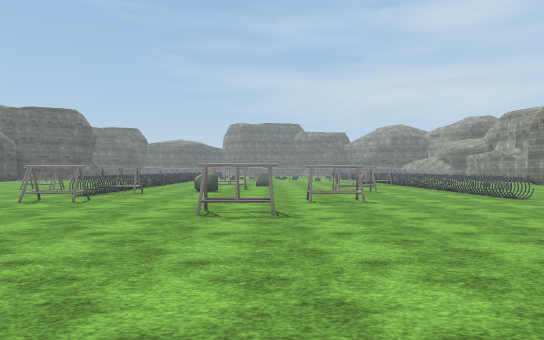
view 1 (above)

17 first-person views from a walk through a 3-D level made in the Unity game engine. The camera is 1.3 m above the floor, looks level and sees 70° across. The floor is counted in squares, 2 m on a side. Each view is taken from the middle of a square. On the plan, view 1 faces up. The plan holds only what a view shows up to about 11 squares ahead; the rest is blank. The place goes on beyond the plan. The terrain is drawn as flat ground. The player is left out. Surface patterns are stand-ins for the level's own textures.

view 2
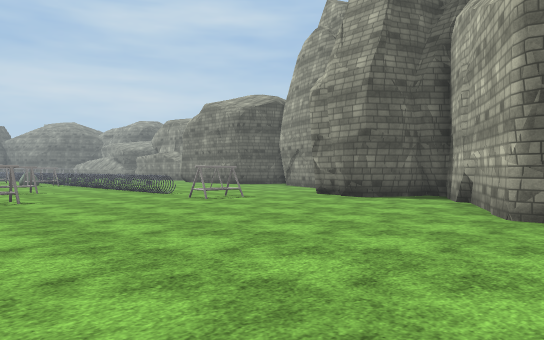

view 3
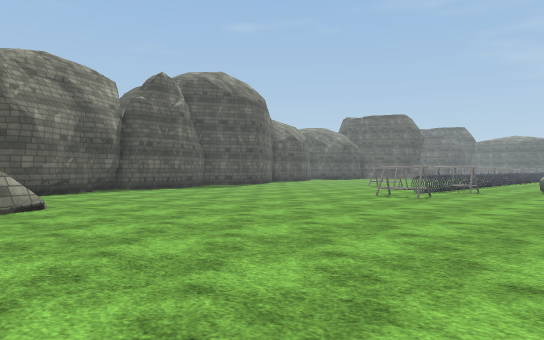

view 4
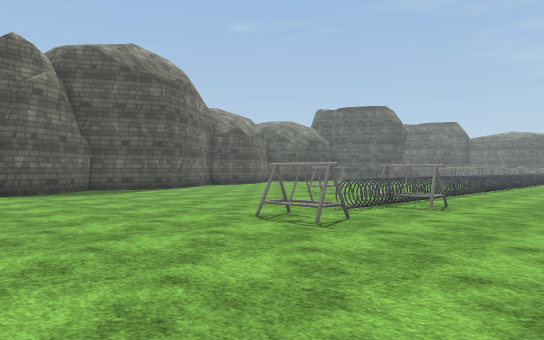

view 5
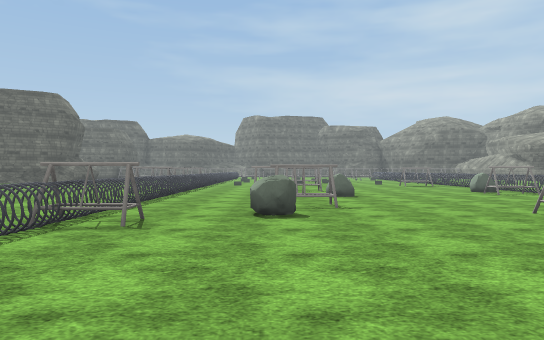

view 6
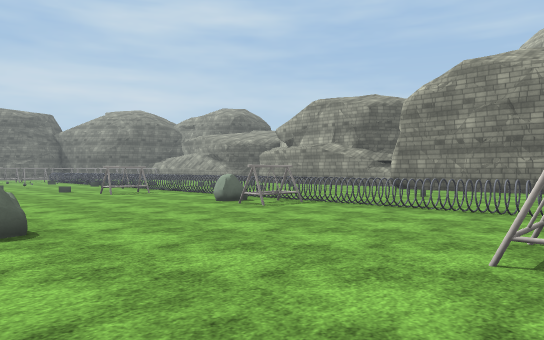

view 7
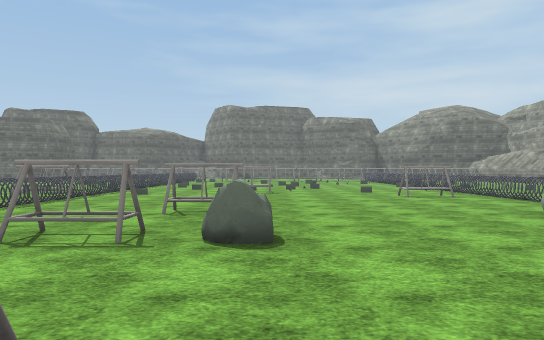

view 8
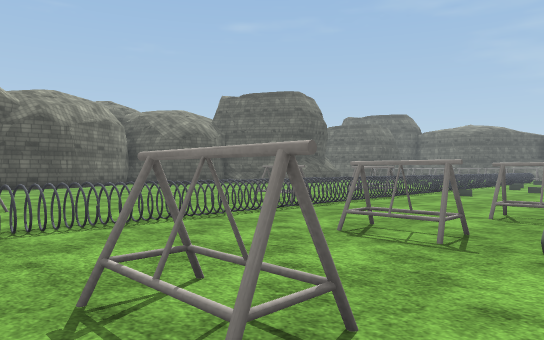

view 9
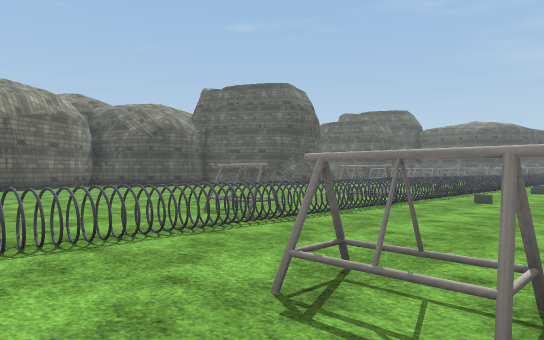

view 10
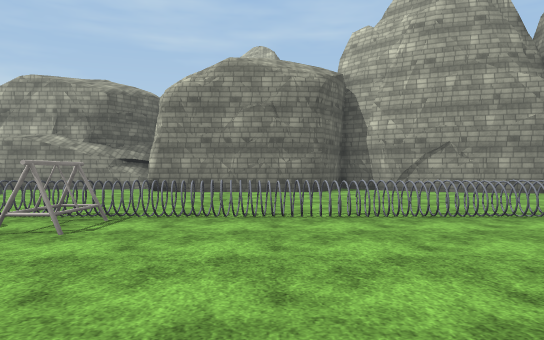

view 11
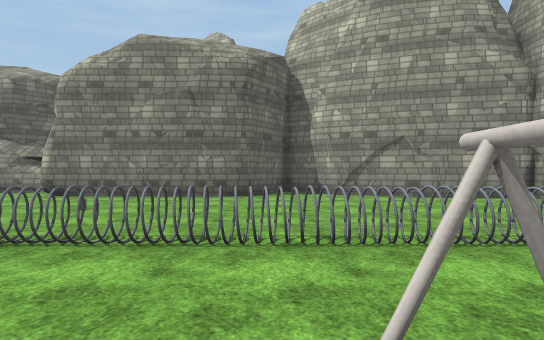

view 12
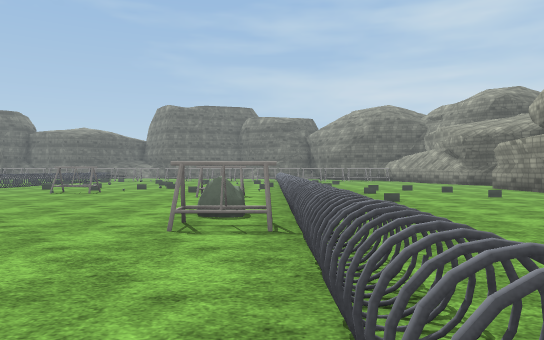

view 13
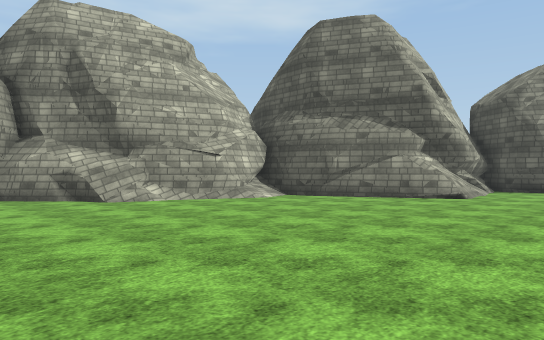

view 14
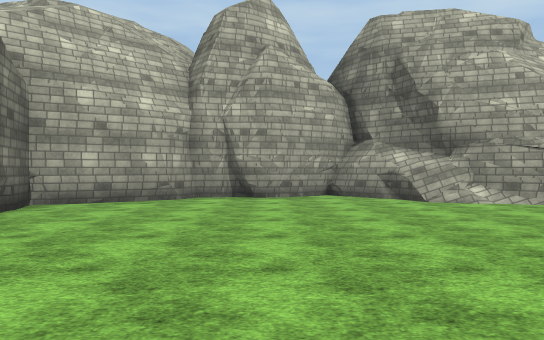

view 15
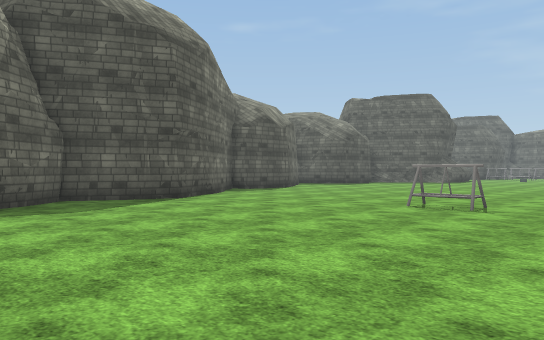

view 16
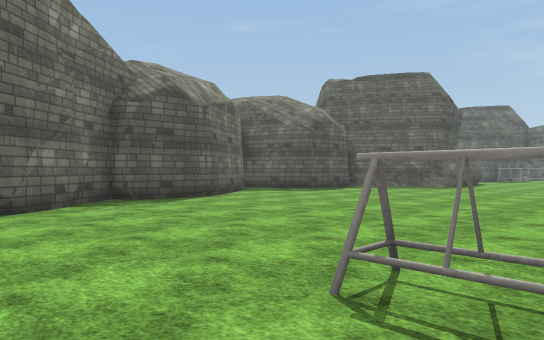

view 17
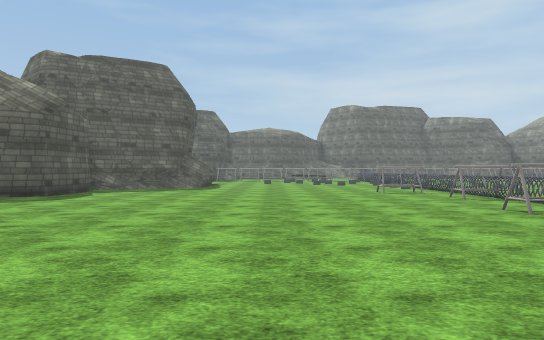

### Floor plan
Key: @ floor where view 1 was taken; # wall or solid block; . floor; / step, stairs or slope; ^ raised ledge; B barricade; O other object.
Columns run from 16 left of view 1 to 13 right of it. Each row starts with its distance up from view 1.
 23 #........OOO...OO.....O O....
 22 #..........O.O........O......
 21 #.........BB........B.O...O.
 20 ...........O..........O.O... #
 19  ..........O..........O......^
 18 #.........BB...B....OOO......
 17 ##.........O........BOO.....#
 16  #.........O..B.O...BBO.....#
 15 ##.........O..........O.O...#
 14 ##.........O..........O.....#
 13  ##.....BB.O..BB......O.....##
 12   #........O..O.......O......#
 11   ##.......BB.....BB..O......#
 10   ##.......O..........O.....##
  9   #...................O.....#
  8   ##.......BB....BB........##
  7    #.......................#
  6    ##..........BB....BB..###
  5       ...................#
  4      ...................###
  3     #.....................#
  2     ##..................###
  1      #.................##
  0      #####......@.....##
 -1         ##............#
 -2          ##...........##
 -3           #//..........#
 -4           #####^.....###
 -5               ##..####
 -6                ####

Positions as (right, up) in squares from view 1, and headings:
1: (0, 0), facing up
2: (0, -1), facing up-right
3: (0, -1), facing up-left
4: (-1, 4), facing up-left
5: (-2, 6), facing up
6: (-1, 11), facing up-right
7: (0, 12), facing up
8: (0, 12), facing up-left
9: (-1, 14), facing up-left
10: (0, 14), facing right
11: (2, 12), facing right
12: (5, 12), facing up
13: (2, 4), facing down-left
14: (2, 4), facing down
15: (-5, 6), facing up-left
16: (-7, 11), facing up-left
17: (-10, 12), facing up
